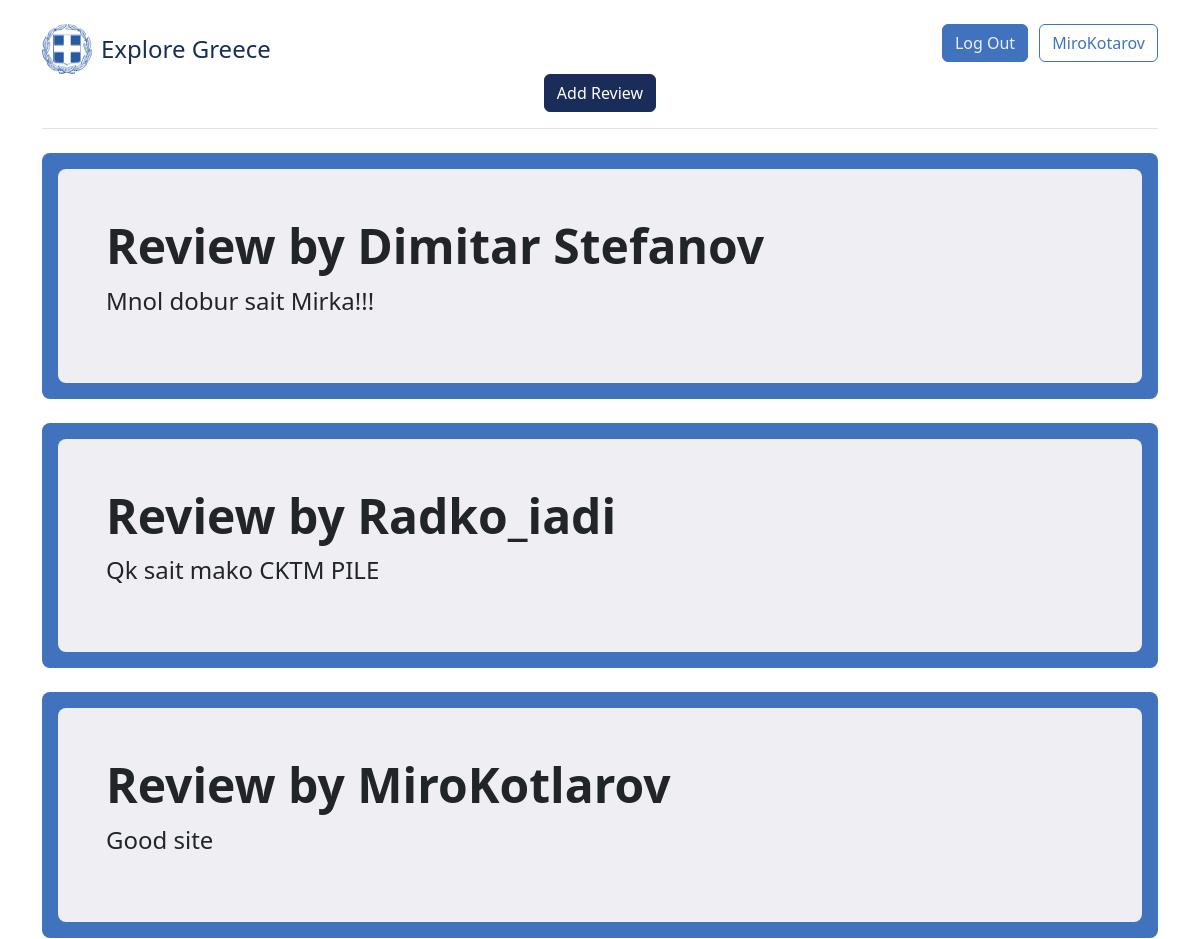
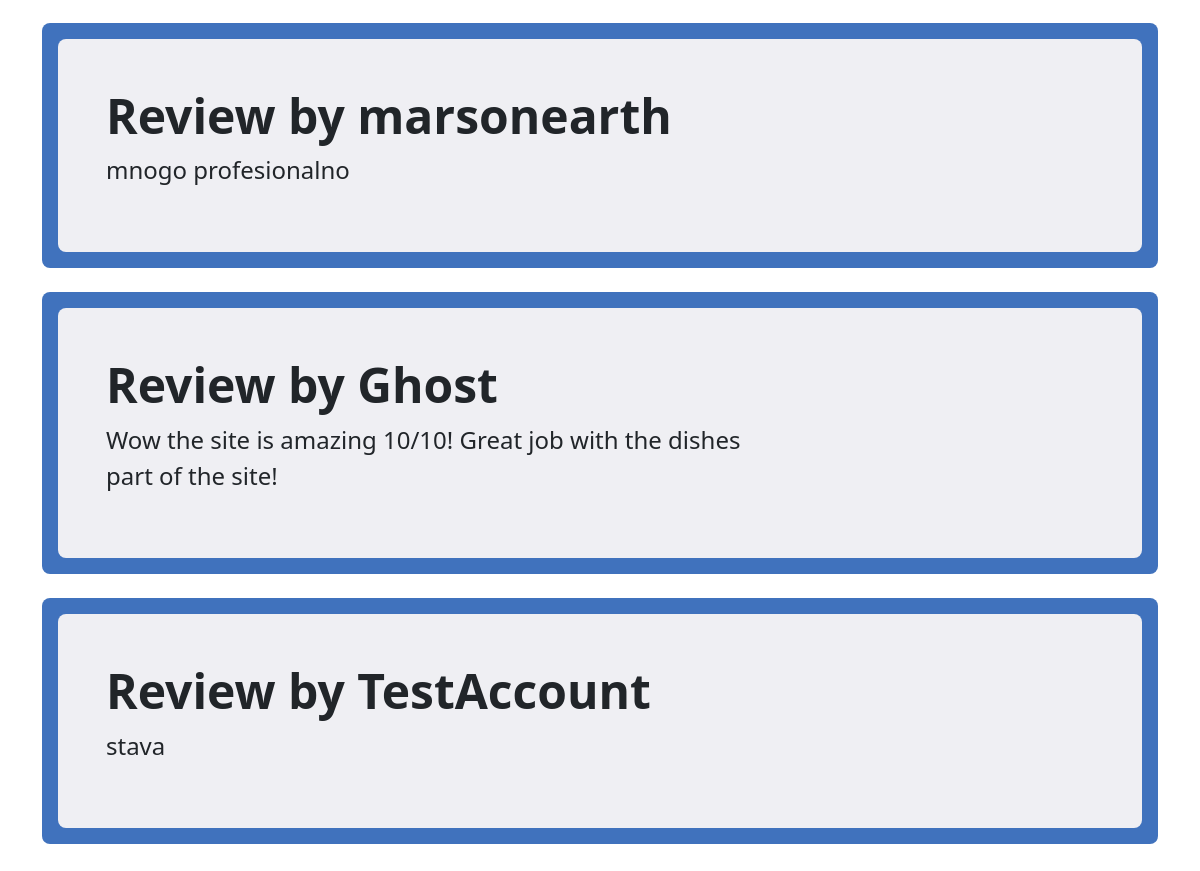
The app's page /reviews.php (signed in) with its own data (2 pictures, top to bottom).
### tables this page shows
CREATE TABLE IF NOT EXISTS `reviews` (
  `id` int(11) NOT NULL AUTO_INCREMENT,
  `user` varchar(255) NOT NULL,
  `review` text NOT NULL,
  `stars` int(11) DEFAULT NULL,
  PRIMARY KEY (`id`)
);

### reviews.php (the view, shortened to what this page needs)
<!DOCTYPE html>
<html lang="en">
<head>
    <link
    href="https://cdn.jsdelivr.net/npm/bootstrap@5.2.0-beta1/dist/css/bootstrap.min.css"
    rel="stylesheet"
    />
    <link rel="stylesheet" href="css/main.css">
</head>
<body>
    <main>
        <div class="container py-4">
        <?php
              if(isset($_SESSION["username"])) {
                echo '
                <button style="float: right; margin-left: 1%;" type="button" class="btn btn-outline-primary btn-text-primary"> <a href="#">'. $_SESSION["username"] .'</a> </button>
                <button style="float: right;" type="button" class="btn btn-primary btn-text-color-light"><a href="logout.php">Log Out</a></button>
                ';
              } else {
                echo '
                <button style="float: right; margin-left: 1%;" type="button" class="btn btn-outline-primary btn-text-primary"> <a href="login.php">Login</a> </button>
                <button style="float: right;" type="button" class="btn btn-primary btn-text-color-light"><a href="register.php">Sign-up</a></button>
                ';
              }
              ?>
            <header class="pb-3 mb-4 border-bottom">
              <a href="index.html" class="d-flex align-items-center text-dark text-decoration-none">
                <img height="50px" width="50px" src="images/Icon.png" alt="Greece coat of arms" style="margin-right:1%;">
                <span class="fs-4">Explore Greece</span>
              </a>
              <div>
                <form action="reviewsCheck.php">
              <button style="display: flex;  margin-left: auto; margin-right: auto;" type="submit" class="btn btn-dark btn-hover-light-text-primary">Add Review</button></form>
              </div>
            </header>
            <?php
              $servername = "localhost";
              $username = "root";
              $password = "";
              $dbname = "explore_greece";
              $conn = new mysqli($servername, $username, $password, $dbname);
              $sql = "SELECT * FROM reviews";
              $result = $conn->query($sql);
              if ($result->num_rows > 0) {
                while($row = $result->fetch_assoc()) {
                  echo '
                  <div class="p-3 mb-4 bg-primary rounded-3">
                  <div class="container-fluid bg-light rounded-3 py-5 px-5">
                    <h1 class="display-5 fw-bold">Review by '. $row["user"] .'</h1>
                    <p class="col-md-8 fs-4">'.$row["review"].'</p>
                  </div>
                  </div>';
                }
              } else {
                echo '<div class="p-3 mb-4 bg-primary rounded-3">
                <div class="container-fluid bg-light rounded-3 py-5 px-5">
                  <p class="col-md-8 fs-4">No reviews?! Lets change that!</p>
                </div>
                </div>';
              }
            ?>
        </div>
    </main>
</body>
</html>

### records on screen
reviews: user "Dimitar Stefanov", review "Mnol dobur sait Mirka!!!"
reviews: user "Radko_iadi", review "Qk sait mako CKTM PILE"
reviews: user "MiroKotlarov", review "Good site"
reviews: user "marsonearth", review "mnogo profesionalno"
reviews: user "Ghost", review "Wow the site is amazing 10/10! Great job with the dishes part of the site!"
reviews: user "TestAccount", review "stava"

### other values on screen
$_SESSION["username"] "MiroKotarov"
